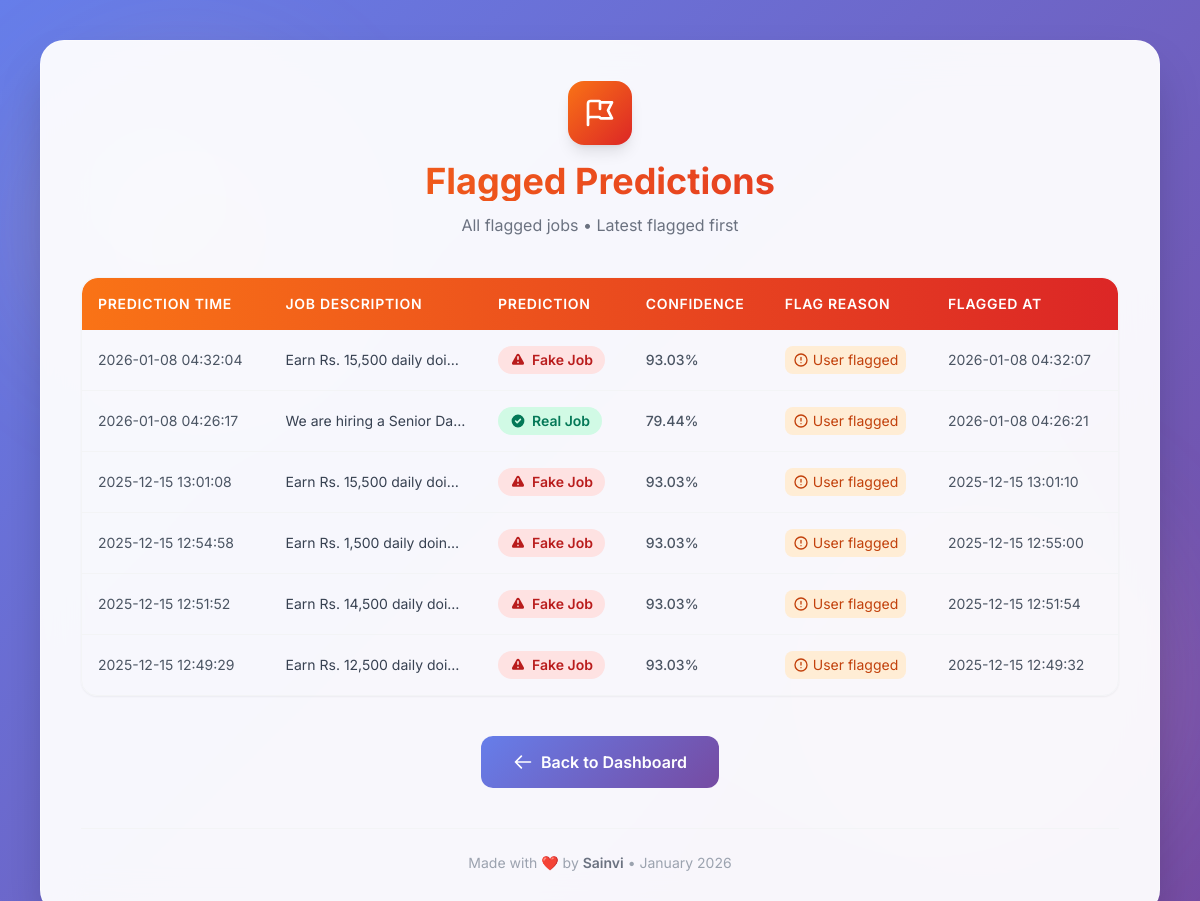
The app's page /flagged (signed in) with its own data.
### tables this page shows
CREATE TABLE flagged (
                id INTEGER PRIMARY KEY AUTOINCREMENT,
                prediction_id INTEGER,
                reason TEXT DEFAULT 'User flagged',
                timestamp DATETIME DEFAULT CURRENT_TIMESTAMP
            );

CREATE TABLE predictions (
                id INTEGER PRIMARY KEY AUTOINCREMENT,
                job_description TEXT,
                prediction TEXT,
                confidence REAL,
                timestamp DATETIME DEFAULT CURRENT_TIMESTAMP
            );

### app.py (the view)
@app.route('/flagged')
def flagged():
    if not session.get('admin'):
        return redirect('/admin_login')
    with sqlite3.connect(DB_NAME) as conn:
        conn.row_factory = sqlite3.Row
        cur = conn.cursor()
        cur.execute("""
            SELECT p.id, p.job_description, p.prediction, p.confidence, p.timestamp, f.reason, f.timestamp as flag_time
            FROM flagged f JOIN predictions p ON f.prediction_id = p.id
            ORDER BY f.timestamp DESC
        """)
        rows = cur.fetchall()
    return render_template('flagged.html', rows=rows)

### templates/flagged.html (shortened to what this page needs)
<!DOCTYPE html>
<html lang="en">
  <head>
    <script src="https://cdn.tailwindcss.com"></script>
  </head>
  <body class="min-h-screen p-4 sm:p-6 lg:p-10">
    <div class="fixed inset-0 overflow-hidden pointer-events-none">
    </div>
    <div class="relative max-w-6xl mx-auto">
      <div class="glass-card rounded-3xl shadow-2xl p-6 sm:p-10">
        <div class="text-center mb-10">
          <div
            class="inline-flex items-center justify-center w-16 h-16 rounded-2xl bg-gradient-to-br from-orange-500 to-red-600 shadow-lg mb-4"
          >
            <svg
              class="w-8 h-8 text-white"
              fill="none"
              stroke="currentColor"
              viewBox="0 0 24 24"
            >
              <path
                stroke-linecap="round"
                stroke-linejoin="round"
                stroke-width="2"
                d="M3 21v-4m0 0V5a2 2 0 012-2h6.5l1 1H21l-3 6 3 6h-8.5l-1-1H5a2 2 0 00-2 2zm9-13.5V9"
              ></path>
            </svg>
          </div>
          <h1
            class="text-3xl sm:text-4xl font-bold text-transparent bg-clip-text bg-gradient-to-r from-orange-500 to-red-600 mb-3"
          >
          </h1>
          <p class="text-gray-500">All flagged jobs • Latest flagged first</p>
        </div>
        {% if rows %}
        <div
          class="overflow-x-auto rounded-2xl border border-gray-100 shadow-sm"
        >
          <table class="w-full">
            <thead>
              <tr
                class="bg-gradient-to-r from-orange-500 to-red-600 text-white"
              >
                <th
                  class="px-4 py-4 text-left font-semibold text-sm uppercase tracking-wider rounded-tl-2xl"
                >
                  Prediction Time
                </th>
                <th
                  class="px-4 py-4 text-left font-semibold text-sm uppercase tracking-wider"
                >
                  Job Description
                </th>
                <th
                  class="px-4 py-4 text-left font-semibold text-sm uppercase tracking-wider"
                >
                  Prediction
                </th>
                <th
                  class="px-4 py-4 text-left font-semibold text-sm uppercase tracking-wider"
                >
                  Confidence
                </th>
                <th
                  class="px-4 py-4 text-left font-semibold text-sm uppercase tracking-wider"
                >
                  Flag Reason
                </th>
                <th
                  class="px-4 py-4 text-left font-semibold text-sm uppercase tracking-wider rounded-tr-2xl"
                >
                  Flagged At
                </th>
              </tr>
            </thead>
            <tbody class="divide-y divide-gray-100">
              {% for row in rows %}
              <tr class="table-row-hover transition-colors duration-200">
                <td class="px-4 py-4 text-gray-600 text-sm whitespace-nowrap">
                  {{ row.timestamp }}
                </td>
                <td
                  class="px-4 py-4 text-gray-700 text-sm max-w-[200px] truncate"
                >
                  {{ row.job_description[:120] }}...
                </td>
                <td class="px-4 py-4">
                  <span
                    class="inline-flex items-center gap-1.5 px-3 py-1 rounded-full text-sm font-semibold {{ 'bg-red-100 text-red-700' if 'Fake' in row.prediction else 'bg-emerald-100 text-emerald-700' }}"
                  >
                    {% if 'Fake' in row.prediction %}
                    <svg
                      class="w-4 h-4"
                      fill="currentColor"
                      viewBox="0 0 20 20"
                    >
                      <path
                        fill-rule="evenodd"
                        d="M8.257 3.099c.765-1.36 2.722-1.36 3.486 0l5.58 9.92c.75 1.334-.213 2.98-1.742 2.98H4.42c-1.53 0-2.493-1.646-1.743-2.98l5.58-9.92zM11 13a1 1 0 11-2 0 1 1 0 012 0zm-1-8a1 1 0 00-1 1v3a1 1 0 002 0V6a1 1 0 00-1-1z"
                        clip-rule="evenodd"
                      ></path>
                    </svg>
                    {% else %}
                    <svg
                      class="w-4 h-4"
                      fill="currentColor"
                      viewBox="0 0 20 20"
                    >
                      <path
                        fill-rule="evenodd"
                        d="M10 18a8 8 0 100-16 8 8 0 000 16zm3.707-9.293a1 1 0 00-1.414-1.414L9 10.586 7.707 9.293a1 1 0 00-1.414 1.414l2 2a1 1 0 001.414 0l4-4z"
                        clip-rule="evenodd"
                      ></path>
                    </svg>
                    {% endif %} {{ row.prediction }}
                  </span>
                </td>
                <td class="px-4 py-4 text-gray-600 font-medium text-sm">
                  {{ "%.2f"|format(row.confidence) }}%
                </td>
                <td class="px-4 py-4">
                  <span
                    class="inline-flex items-center gap-1 px-2 py-1 rounded-lg bg-orange-100 text-orange-700 text-sm"
                  >
                    <svg
                      class="w-4 h-4"
                      fill="none"
                      stroke="currentColor"
                      viewBox="0 0 24 24"
                    >
                      <path
                        stroke-linecap="round"
                        stroke-linejoin="round"
                        stroke-width="2"
                        d="M12 8v4m0 4h.01M21 12a9 9 0 11-18 0 9 9 0 0118 0z"
                      ></path>
                    </svg>
                    {{ row.reason }}
                  </span>
                </td>
                <td class="px-4 py-4 text-gray-600 text-sm whitespace-nowrap">
                  {{ row.flag_time }}
                </td>
              </tr>
              {% endfor %}
            </tbody>
          </table>
        </div>
        {% endif %}
        <div class="text-center mt-10">
          <a
            href="/admin_dashboard"
            class="inline-flex items-center justify-center gap-2 btn-gradient text-white px-8 py-3.5 rounded-xl font-semibold"
          >
            <svg
              class="w-5 h-5"
              fill="none"
              stroke="currentColor"
              viewBox="0 0 24 24"
            >
              <path
                stroke-linecap="round"
                stroke-linejoin="round"
                stroke-width="2"
                d="M10 19l-7-7m0 0l7-7m-7 7h18"
              ></path>
            </svg>
            Back to Dashboard
          </a>
        </div>
        <footer class="text-center mt-10 pt-6 border-t border-gray-100">
          <p class="text-gray-400 text-sm">
            Made with <span class="text-red-400">❤️</span> by
            <span class="font-semibold text-gray-500">Sainvi</span> • January
            2026
          </p>
        </footer>
      </div>
    </div>
  </body>
</html>

### templates/flagged.html (style rules this page uses)
body { font-family: "Inter", sans-serif; background: linear-gradient(135deg, #667eea 0%, #764ba2 100%); background-attachment: fixed; }
.glass-card { background: rgba(255, 255, 255, 0.95); backdrop-filter: blur(20px); -webkit-backdrop-filter: blur(20px); border: 1px solid rgba(255, 255, 255, 0.3); }
.btn-gradient { background: linear-gradient(135deg, #667eea 0%, #764ba2 100%); transition: all 0.3s ease; }

### records on screen
flagged: timestamp "2026-01-08 04:32:04", job_description "Earn Rs. 15,500 daily doi…", prediction "Fake Job", reason "User flagged", flag_time "2026-01-08 04:32:07"
predictions: confidence "93.03"
flagged: timestamp "2026-01-08 04:26:17", job_description "We are hiring a Senior Da…", prediction "Real Job", reason "User flagged", flag_time "2026-01-08 04:26:21"
predictions: confidence "79.44"
flagged: timestamp "2025-12-15 13:01:08", job_description "Earn Rs. 15,500 daily doi…", prediction "Fake Job", reason "User flagged", flag_time "2025-12-15 13:01:10"
predictions: confidence "93.03"
flagged: timestamp "2025-12-15 12:54:58", job_description "Earn Rs. 1,500 daily doin…", prediction "Fake Job", reason "User flagged", flag_time "2025-12-15 12:55:00"
predictions: confidence "93.03"
flagged: timestamp "2025-12-15 12:51:52", job_description "Earn Rs. 14,500 daily doi…", prediction "Fake Job", reason "User flagged", flag_time "2025-12-15 12:51:54"
predictions: confidence "93.03"
flagged: timestamp "2025-12-15 12:49:29", job_description "Earn Rs. 12,500 daily doi…", prediction "Fake Job", reason "User flagged", flag_time "2025-12-15 12:49:32"
predictions: confidence "93.03"
